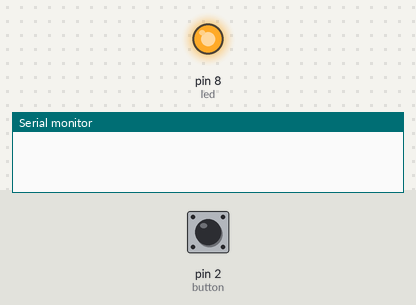
A sketch run on a simulated Arduino Uno, built with avr-gcc and run on an emulated ATmega328P. Parts: output pins drawn as LEDs (lit = HIGH), the last lines printed to the serial monitor. The inputs (shaded band) are chosen by the test bench; at power-on: pin 2 (button) LOW.

Above: at 1.2 s.
1.3 s: pin 2 (button) pulled HIGH for 0.15 s
At 2.5 s:
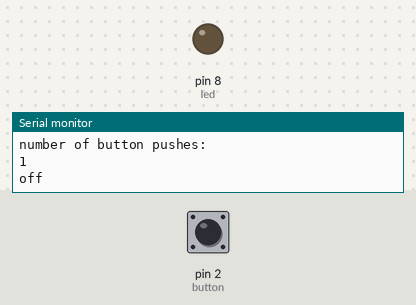
Timing chart, 0 to 4.3 s (numbered marks = the images above; inputs shaded):
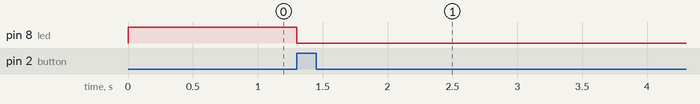

Measured:
- after the input at 1.3 s, pin 8 (led): HIGH → LOW at once

The sketch:

test_count.ino
```cpp
const int button = 2;
const int led = 8;

int pushCount = 0;
int buttonState;
int lastButtonState = LOW;

void setup(){
  pinMode(button, INPUT);
  pinMode(led, OUTPUT);
  Serial.begin(9600);
}
void loop(){
  buttonState = digitalRead(button);
  if (buttonState != lastButtonState){
    if(buttonState == HIGH){
      pushCount++;
      Serial.println("on \nnumber of button pushes: ");
      Serial.println(pushCount);
    }
    else{
      Serial.println("off");
    }
  }
  lastButtonState = buttonState;
  if ((pushCount % 4) == 0){
    digitalWrite(led,HIGH);
  }
  else{
    digitalWrite(led,LOW);
  }
}
```
